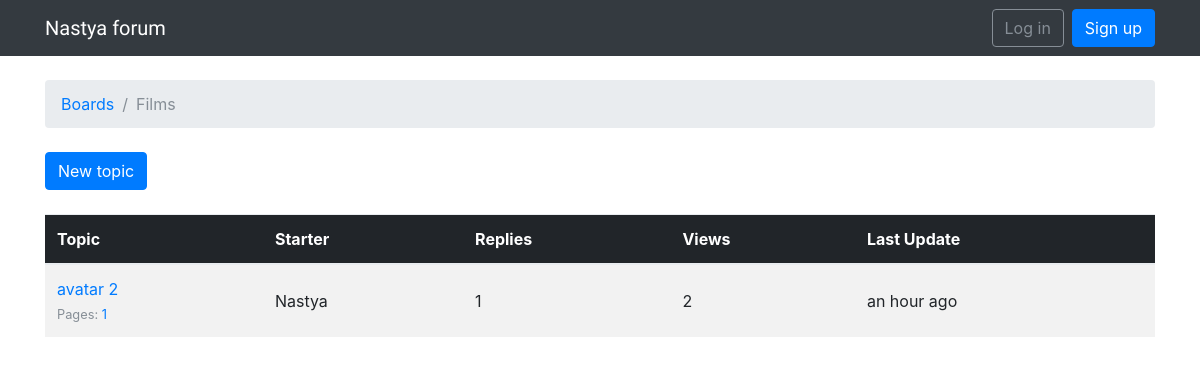
The app's page /boards/1/ with its own data.
### boards/models.py (models this page shows, shortened)
class Board(models.Model):
    name = models.CharField(max_length=30, unique=True)
    description = models.CharField(max_length=100)

class Topic(models.Model):
    subject = models.CharField(max_length=255)
    last_updated = models.DateTimeField(auto_now_add=True)
    board = models.ForeignKey(Board, on_delete=models.CASCADE, related_name='topics')
    starter = models.ForeignKey(User, on_delete=models.CASCADE, related_name='topics')
    views = models.PositiveIntegerField(default=0)
    def get_page_count(self):
        count = self.posts.count()
        pages = count / 20
        return math.ceil(pages)
    def has_many_pages(self, count=None):
        if count is None:
            count = self.get_page_count()
        return count > 6
    def get_page_range(self):
        count = self.get_page_count()
        if self.has_many_pages(count):
            return range(1, 5)
        return range(1, count + 1)

### boards/views.py (the view)
# urls.py: re_path(r'^boards/(?P<pk>\d+)/$', views.TopicListView.as_view(), name='board_topics'),
class TopicListView(ListView):
    model = Topic
    context_object_name = 'topics'
    template_name = 'topics.html'
    paginate_by = 20
    def get_context_data(self, **kwargs):
        kwargs['board'] = self.board
        return super().get_context_data(**kwargs)
    def get_queryset(self):
        self.board = get_object_or_404(Board, pk=self.kwargs.get('pk'))
        queryset = self.board.topics.order_by('-last_updated').annotate(replies=Count('posts') - 1)
        return queryset

### templates/topics.html (shortened to what this page needs)
{% extends 'base.html' %}
{% load humanize %}
{% block breadcrumb %}
<li class="breadcrumb-item"><a href="{% url 'home' %}">Boards</a></li>
<li class="breadcrumb-item active">{{ board.name }}</li>
{% endblock %}
{% block content %}
<div class="mb-4">
  <a href="{% url 'new_topic' board.pk %}" class="btn btn-primary">New topic</a>
</div>
<table class="table table-striped mb-4">
  <thead class="thead-inverse">
    <tr>
      <th>Topic</th>
      <th>Starter</th>
      <th>Replies</th>
      <th>Views</th>
      <th>Last Update</th>
    </tr>
  </thead>
  <tbody>
    {% for topic in topics %}
    {% url 'topic_posts' board.pk topic.pk as topic_url %}
    <tr>
      <td>
        <p class="mb-0">
          <a href="{{ topic_url }}">{{ topic.subject }}</a>
        </p>
        <small class="text-muted">
          Pages:
          {% for i in topic.get_page_range %}
          <a href="{{ topic_url }}?page={{ i }}">{{ i }}</a>
          {% endfor %}
        </small>
      </td>
      <td class="align-middle">{{ topic.starter.username }}</td>
      <td class="align-middle">{{ topic.replies }}</td>
      <td class="align-middle">{{ topic.views }}</td>
      <td class="align-middle">{{ topic.last_updated|naturaltime }}</td>
    </tr>
    {% endfor %}
  </tbody>
</table>
{% endblock %}

### records on screen
Board: name "Films"
Topic: subject "avatar 2", get_page_range "1", starter.username "Nastya", replies "1", views "2", last_updated "an hour ago"
